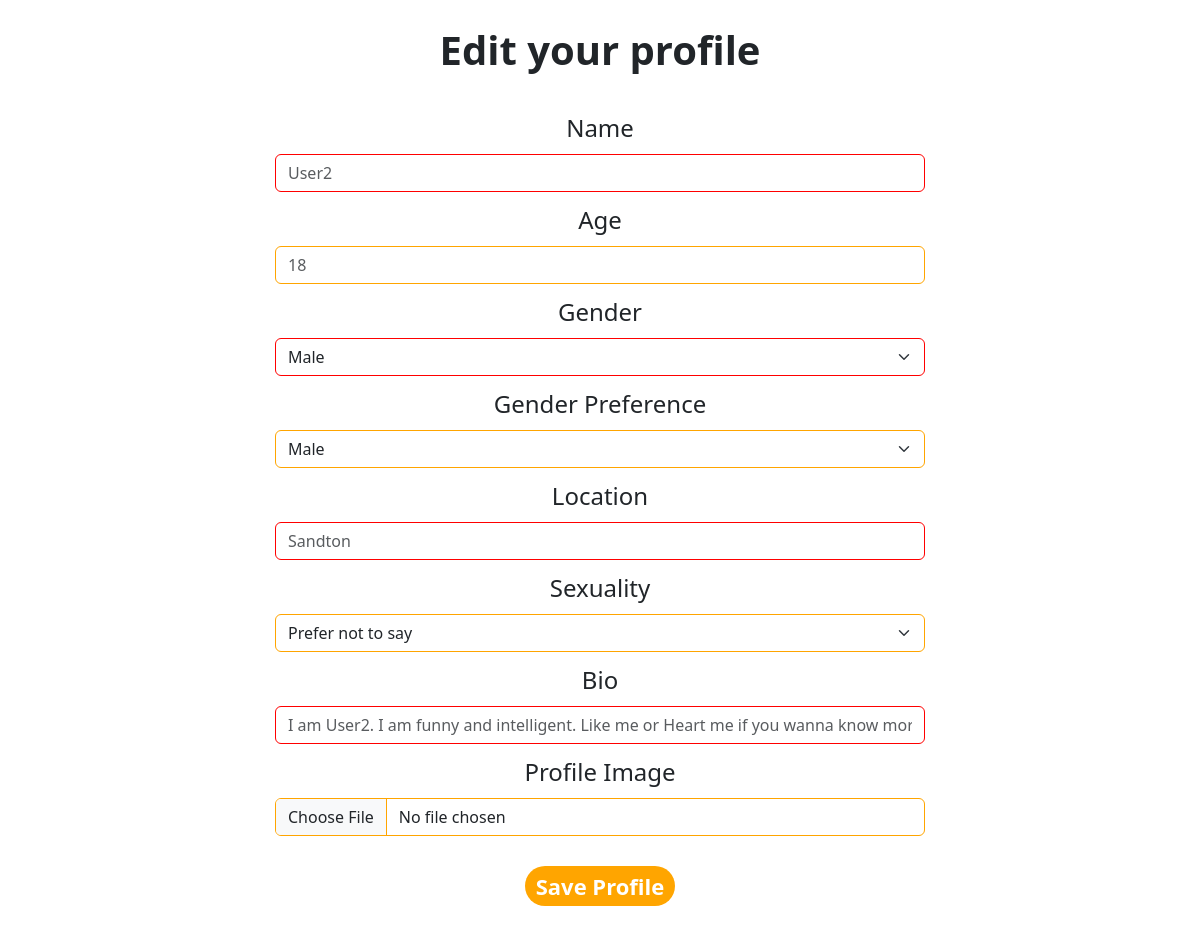
The app's page /sparkrapp/edit-profile/17, older data.
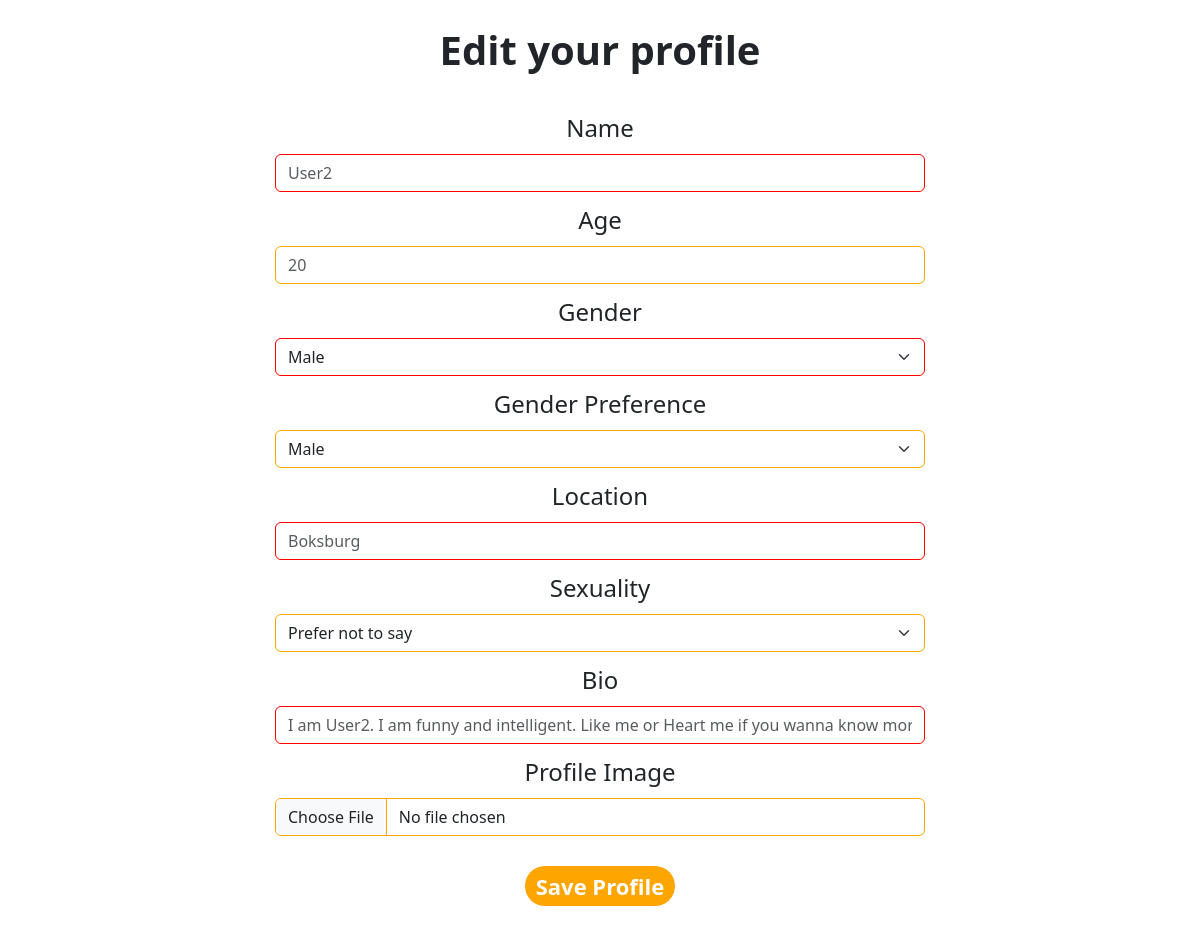
The same page, newer data.
### sparkrapp/models.py (models this page shows, shortened)
class Profile(models.Model):
    user = models.ForeignKey(
        User, on_delete=models.CASCADE, related_name="user_profile", default=1)
    user_name = models.CharField(max_length=32)
    user_age = models.IntegerField()
    user_gender = models.CharField(max_length=1, choices=GENDERS)
    user_location = models.CharField(max_length=32)
    user_preference = models.CharField(max_length=1, choices=PREFERENCES)
    user_sexuality = models.CharField(
        max_length=3, choices=SEXUALITIES, default=PNTS)
    user_bio = models.TextField(null=True, blank=True)
    user_profile_image = models.ImageField(
        upload_to="uploads/profile_images/", default="media/defaults/def_prof_image.def_prof_image.jpg", null=False)

### sparkrapp/views.py (the view)
def edit_profile(request, profile_id):
    this_user = request.user
    profile = Profile.objects.get(id=profile_id)
    new_profile_image = request.FILES.get("user_profile_image")
    if new_profile_image:
        profile.user_profile_image = new_profile_image
    profile.save()
    if request.method == "POST":
        '''name = request.POST["name"]
        age = request.POST["age"]
        gender = request.POST["gender"]
        preference = request.POST["preference"]
        location = request.POST["location"]
        sexuality = request.POST["sexuality"]
        bio = request.POST["bio"]'''
        instance = Profile.objects.get(id=profile_id)
        for name, value in request.POST.items():
            if value:
                if hasattr(instance, name):
                    setattr(instance, name, value)
        instance.save()
        return redirect("account", user_id=this_user.id)
    else:
        return render(request, "sparkrapp/editprofile.html", {
            "profile": profile
        })

### sparkrapp/templates/sparkrapp/editprofile.html (shortened to what this page needs)
{% extends 'sparkrapp/base.html' %}
{% load static %}
{% block content %}
<body>
    <div class="title-head">
        Edit your profile
    </div>
    <div class="profile-form editprofile-form">
        <form action="{% url 'editprofile' profile_id=profile.id %}" method="POST" enctype="multipart/form-data">
            <div class="pf-div d1">
                <label class="form-label input-name-label" for="input-name">Name</label>
                <div class="group-input">
                    <input class="form-control input-name border-a" id="input-name" name="user_name"
                        placeholder="{{ profile.user_name }}">
                </div>
            </div>
            <div class="pf-div d2">
                <label class="form-label input-age-label" for="input-age">Age</label>
                <div class="group-input">
                    <input class="form-control input-age border-b" id="input-age" name="user_age"
                        placeholder="{{ profile.user_age }}">
                </div>
            </div>
            <div class="pf-div d3">
                <label class="form-label input-gender-label" for="input-gender">Gender</label>
                <div class="group-input">
                    <select class="form-select input-gender border-a" id="input-gender" aria-label="Select"
                        name="user_gender">
                        <option selected value="M">Male</option>
                    </select>
                </div>
            </div>
            <div class="pf-div d4">
                <label class="form-label input-gender-pref-label" for="input-gender-pref">Gender Preference</label>
                <div class="group-input">
                    <select class="form-select input-gender-pref border-b" id="input-gender-pref" aria-label="Select"
                        name="user_preference">
                        <option value="M" selected>Male</option>
                    </select>
                </div>
            </div>
            <div class="pf-div d5">
                <label class="form-label input-location-label" for="input-location">Location</label>
                <div class="group-input">
                    <input class="form-control input-location border-a" id="input-location" name="user_location"
                        placeholder="{{ profile.user_location }}">
                </div>
            </div>
            <div class="pf-div d6">
                <label class="form-label input-sexuality-label" for="input-sexuality">Sexuality</label>
                <div class="group-input">
                    <select class="form-select input-sexuality border-b" id="input-sexuality" aria-label="Select"
                        name="user_sexuality">
                        <option selected value="NON">Prefer not to say</option>
                    </select>
                </div>
            </div>
            <div class="pf-div d7">
                <label class="form-label input-bio-label" for="input-bio">Bio</label>
                <div class="group-input">
                    <input class="form-control input-bio border-a" id="input-bio" name="user_bio"
                        placeholder="{{ profile.user_bio }}">
                </div>
            </div>
            <div class="pf-div pf-image">
                <label class="form-label input-image-label" for="input-image" name="user_image">Profile Image</label>
                <div class="group-input">
                    <input class="form-control input-image border-b" id="input-image" name="user_profile_image"
                        type="file">
                </div>
            </div>
            <div class="pf-div d8 saveprofile-control">
                <button type="submit">Save Profile</button>
            </div>
        </form>
    </div>
</body>
{% endblock %}

Row changes from the older to the newer data that the page shows:
changed Profile "User2": user_age "18" → "20"; user_location "Sandton" → "Boksburg"
